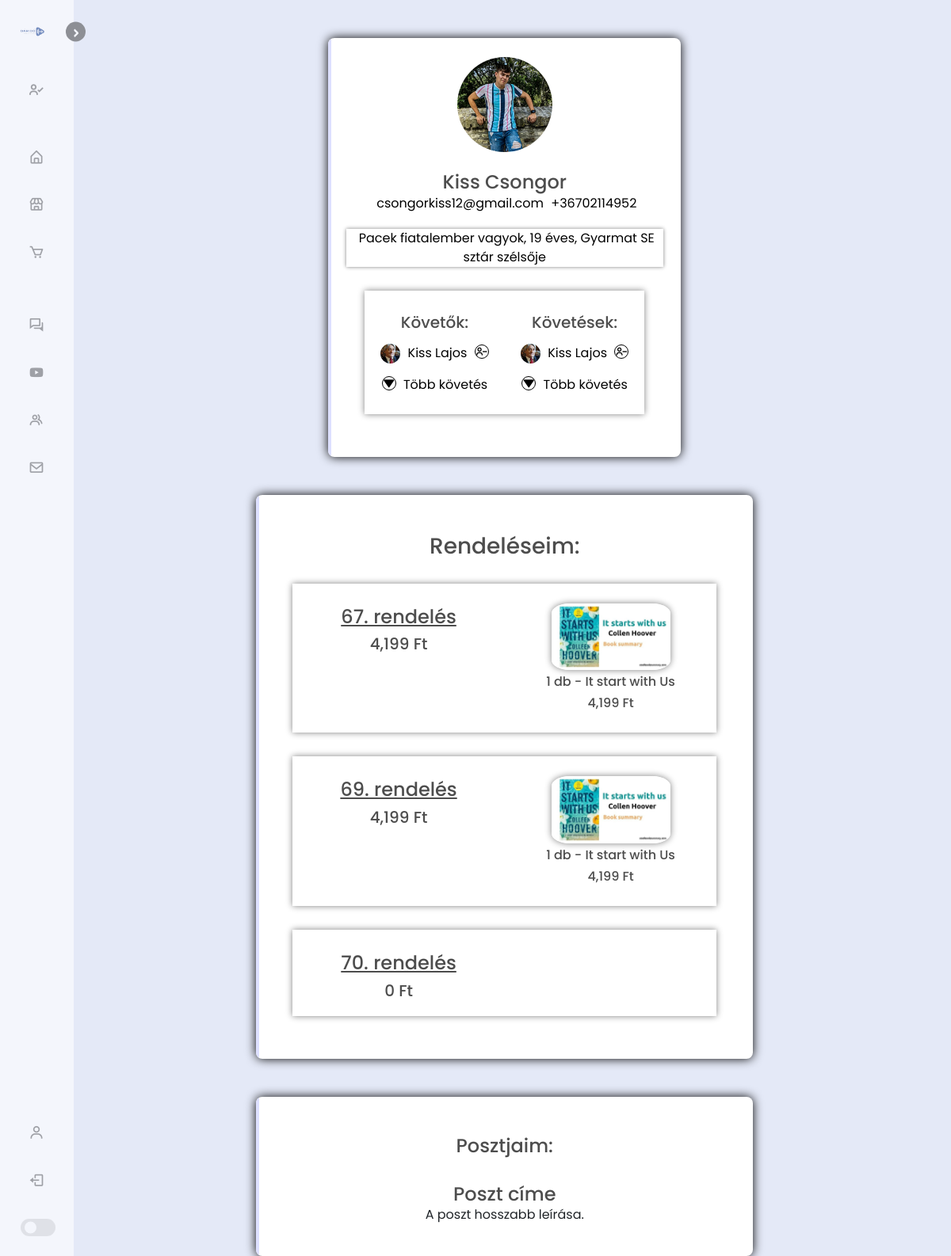
Screenshot of /profile/1 (signed in) with the database file from the repository.
### store/models.py (models this page shows, shortened)
class Customer(models.Model):
    user = models.OneToOneField(User, on_delete=models.CASCADE,  null=True, blank=True)
    name = models.CharField(max_length=200, null=True)
    email = models.CharField(max_length=200, null=True)
    phone_number = models.CharField(max_length=20, null=True, blank=True)
    follows = models.ManyToManyField("self", related_name='following',symmetrical=False, blank=True)
    followers = models.ManyToManyField("self", related_name='followed_by',symmetrical=False, blank=True)
    date_modified = models.DateTimeField(User, auto_now=True)
    image = models.ImageField(null=True, blank=True)
    description = models.CharField(max_length=500, null=True)
    def __str__(self):
        return self.name
    @property
    def imageURL(self):
        try:
            url = self.image.url
        except:
            url = ''
        return url

class Order(models.Model):
    customer = models.ForeignKey(Customer, on_delete=models.SET_NULL, blank=True, null=True)
    date_ordered = models.DateTimeField(auto_now_add=True)
    complete = models.BooleanField(default=False, null=True, blank=False)
    transaction_id = models.CharField(max_length=200, null = True)
    def __str__(self):
        return f'{self.id}. rendelés '
    @property
    def get_cart_total(self):
        orderitems = self.orderitem_set.all()
        total = sum([item.get_total for item in orderitems])
        return total

class OrderItem(models.Model):
    product = models.ForeignKey(Product, on_delete=models.SET_NULL, blank=True, null=True)
    order = models.ForeignKey(Order, on_delete=models.SET_NULL, blank=True, null=True)
    quantity = models.IntegerField(default=0, null=True, blank=True)
    date_added = models.DateTimeField(auto_now_add=True)
    @property
    def get_total(self):
        total = self.product.price * self.quantity
        return total

class Product(models.Model):
    pname = models.CharField(max_length=200, null=True)
    price = models.IntegerField()
    digital = models.BooleanField(default=False, null=True, blank=False)
    image = models.ImageField(null=True, blank=True)
    description = models.CharField(max_length=200, blank=True, default='')
    stock = models.IntegerField(blank=True, default=0)
    brand = models.ForeignKey(Brand, on_delete=models.CASCADE, null=True)
    category = models.ManyToManyField(Category)
    rating = models.FloatField(default=0)
    darkweb = models.BooleanField(default=False, null=True, blank=False)
    def __str__(self):
        return self.pname
    @property
    def imageURL(self):
        try:
            url = self.image.url
        except:
            url = ''
        return url

### store/views.py (the view, shortened to what this page needs)
# urls.py: path('profile/<int:pk>', views.profile, name="profile"),
def profile(request, pk):
    if request.user.is_authenticated:
        profile = Customer.objects.get(user_id=pk)
        self_user = request.user.customer
        self_profile = Customer.objects.get(id=self_user.id)
        orders = Order.objects.all().filter(customer_id=profile.id)
        order_items = OrderItem.objects.filter(order__in=orders)
        products = Product.objects.filter(orderitem__in=order_items).distinct()
    context = {'profile':profile, 'self_profile':self_profile,  'orders':orders, 'order_items':order_items, 'products':products}
    return render(request, 'store/profile.html', context)

### store/templates/store/profile.html (shortened to what this page needs)
{% extends 'store/main.html' %}
{% load static %}
{% block content %}
{% load humanize %}
<body className='snippet-body'>
    <div class="container mt-5">
        <div class="row d-flex justify-content-center">
            <div class="col-md-7">
                <div class="card p-3 py-4">
                    <div class="text-center">
                        <img src="{{profile.imageURL}}" class="rounded-circle profile_img">
                    </div>
                    <div class="text-center mt-3">
                        <h4 class="mt-2 mb-0">{{profile.name}}</h4>
                        <div class="block" style="margin-bottom: 20px;">
                            {% if profile.email != None %}
                            <span class="span">{{profile.email}}</span>
                            {% endif %}
                            {% if profile.phone_number != None %}
                            <span class="span">{{profile.phone_number}}</span>
                            {% endif %}
                        </div>
                        <div class="block description">
                            {% if profile.description != None %}
                            <span class="span">{{profile.description}}</span>
                            {% endif %}
                        </div>
                        <div class="sor">
                            <div class="div1">
                                <h5 class="mt-2 mb-0">Követők:</h5>
                                <div class="block">
                                    <form form id="follower1" method=POST>
                                        {% for follower in profile.followers.all|slice:":1" %}
                                        <div style="margin-top: 15px;"><a class="follower_a" href=" {% url 'profile' follower.user.id %}">
                                            <img src="{{follower.imageURL}}" class="rounded-circle follower_img">
                                            <span class="span follower_a">{{follower}}</span></a>
                                            {% if follower != self_profile %}
                                                {% if follower in profile.follows.all %}
                                                <button name="follow" value="unfollow;{{follower}}" type="submit" class="bx bx-user-minus unfollow_btn"></button>
                                                {% else %}
                                                <button name="follow" value="follow;{{follower}}" type="submit" class="bx bx-user-plus follow_btn"></button>
                                                {% endif %}
                                            {% endif %}
                                        </div>
                                        {% endfor %}
                                    </form>
                                    {% if profile.followers.all.count > 1 %}
                                    <div id="morefollower" style="margin-top: 15px;">
                                        <button id="morefollowerBtn" class="bx bxs-down-arrow"></button>
                                        <span class="span follower_a">Több követés</span>
                                    </div>
                                    {% endif %}
                                </div>
                            </div>
                            <div class="div2">
                                <h5 class="mt-2 mb-0">Követések:</h5>
                                <form id="following1" method=POST>
                                    {% for following in profile.follows.all|slice:":1" %}
                                    <div style="margin-top: 15px;"><a class="follower_a" href=" {% url 'profile' following.user.id %}">
                                        <img src="{{following.imageURL}}" class="rounded-circle follower_img">
                                        <span class="span follower_a">{{following}}</span></a>
                                        {% if following != self_profile %}
                                            {% if following in self_profile.follows.all %}
                                            <button name="follow" value="unfollow;{{following}}" type="submit" class="bx bx-user-minus unfollow_btn"></button>
                                            {% else %}
                                            <button name="follow" value="follow;{{following}}" type="submit" class="bx bx-user-plus follow_btn"></button>
                                            {% endif %}
                                        {% endif %}
                                    </div>
                                    {% endfor %}
                                </form>
                                {% if profile.follows.all.count > 1 %}
                                <div id="morefollowing" style="margin-top: 15px;">
                                    <button id="morefollowingBtn" class="bx bxs-down-arrow"></button>
                                    <span class="span follower_a">Több követés</span>
                                </div>
                                {% endif %}
                            </div>
                            </div>
                        </div>
                    </div>
                </div>
            </div>
        </div>
    </div>
    {% if profile == self_profile %}
    <div class="container mt-5">
        <div class="row d-flex justify-content-center">
            <div class="col-md-7">
                <div class="card p-3 py-4">
                    <div class="text-center mt-3">
                        <h3 class="mt-2 mb-0">Rendeléseim:</h3>
                        {% for order in orders %}
                        <div class="sor">
                            <div class="div2">
                                <h4 style="text-decoration: underline;" class="mt-2 mb-0">{{order}}</h4>
                                <h5 class="mt-2 mb-0">{{order.get_cart_total|intcomma}} Ft</h5>
                            </div>
                            <div class="div1">
                            {% for order_item in order_items %}
                                {% if order.id == order_item.order_id %}
                                    {% for product in products %}
                                        {% if product.id == order_item.product_id %}
                                            <img class="orderphoto" src="{{product.imageURL}}" class="rounded-circle">
                                            <h6 class="fonts">{{order_item.quantity}} db - {{order_item.product}}</h6>
                                            <h6 class="fonts">{{product.price|intcomma}} Ft</h6>
                                        {% endif %}
                                    {% endfor %}
                                {% endif %}
                            {% endfor %}
                            </div>
                        </div>
                        {% endfor %}
                    </div>
                </div>
            </div>
        </div>
    </div>
    {% endif %}
    <div class="container mt-5">
        <div class="row d-flex justify-content-center">
            <div class="col-md-7">
                <div class="card p-3 py-4">
                    <div class="text-center mt-3">
                        <h4 class="mt-2 mb-0">Posztjaim:</h4>
                        <div>
                        </div>
                        <div>
                            <h4 class="mt-2 mb-0">Poszt címe</h4>
                            <p class="fonts">A poszt hosszabb leírása. </p>
                        </div>
                    </div>
                </div>
            </div>
        </div>
    </div>
</body>
{% endblock content %}

### static/css/main-page.css (style rules this page uses)
* { margin: 0; padding: 0; box-sizing: border-box; font-family: "Poppins", sans-serif; }
:root { --body-color: #e4e9f7; --sidebar-color: #fff; --primary-color: #0079b5; --primary-color-light: #00b6e3; --toggle-color: #ddd; --text-color: #707070; --text-color-dark: #f6f5ff; --grey: #545454; --black: #000000; --white: #fff; --tran-02: all 0.2s ease; --tran-03: all 0.3s ease; --tran-04: all 0.4s ease; --tran-05: all 0.5s ease; }
body { height: 100vh; background: var(--body-color); transition: var(--tran-04); }
h1, h2, h3, h4, h5, h6 { color: hsl(0, 0%, 30%); }

### static/css/store.css (style rules this page uses)
:root { --body-color: #e4e9f7; --sidebar-color: #fff; --primary-color: #0079b5; --primary-color-light: #00b6e3; --toggle-color: #ddd; --text-color: #707070; --text-color-dark: #f6f5ff; --grey: #545454; --black: #000000; --white: #fff; --tran-02: all 0.2s ease; --tran-03: all 0.3s ease; --tran-04: all 0.4s ease; --tran-05: all 0.5s ease; }

### static/css/kezdolap.css (style rules this page uses)
* { margin: 0; padding: 0; }

### static/css/profile.css (style rules this page uses)
* { margin: 0; padding: 0; box-sizing: border-box; font-family: "Poppins", sans-serif; }
:root { --body-color: #e4e9f7; --sidebar-color: #fff; --primary-color: #0079b5; --primary-color-light: #00b6e3; --toggle-color: #ddd; --text-color: #707070; --text-color-dark: #f6f5ff; --grey: #545454; --black: #000000; --white: #fff; --tran-02: all 0.2s ease; --tran-03: all 0.3s ease; --tran-04: all 0.4s ease; --tran-05: all 0.5s ease; }
body { display: flex; justify-content: space-between; display: flex; flex-direction: column; height: 100vh; margin: 0; / }
.card { border:none; box-shadow: var(--black) 0 0 1.6vh; position:relative; overflow:hidden; border-radius:8px; }
.card:before { content:""; position:absolute; left:0; top:0; width:4px; height:100%; background-color:#dde0ff; transform:scaleY(1); transition:all 0.5s; transform-origin: bottom }
.card:after { content:""; position:absolute; left:0; top:0; width:4px; height:100%; background-color:#4879ff; transform:scaleY(0); transition:all 0.5s; transform-origin: bottom }
.fonts { font-size:16px; }
.block { display: block; margin-bottom: 5px; }
.span { margin-left: 5px; color: black; }
.sor { display: flex; box-shadow: grey 0 0 1vh; margin: 30px; }
.div1, .div2 { flex: 1; padding: 20px; }
.orderphoto { margin: 5px; max-width: 150px; object-fit: cover; border-radius: 15%; box-shadow: grey 0 0 1vh; }
.follower_img { width: 25px; height: 25px; object-fit: cover; }
.profile_img { width: 120px; height: 120px; object-fit: cover; }
.block.description { margin: auto; max-width: 400px; box-shadow: grey 0 0 0.6vh; }
a.follower_a { text-decoration: none; margin-right: 5px; }
button { border: 0.5px solid black; border-radius: 50%; background: none; }

### rows the page displays
Customer: imageURL (picture), name "Kiss Csongor", email "csongorkiss12@gmail.com", phone_number "+36702114952", description "Pacek fiatalember vagyok, 19 éves, Gyarmat SE sztár szélsője"
Customer: imageURL (picture), name "Kiss Lajos"
Order: id "67. rendelés", get_cart_total "4,199"
OrderItem: quantity "1", product "It start with Us"
Product: imageURL (picture), price "4,199"
Order: id "69. rendelés", get_cart_total "4,199"
OrderItem: quantity "1", product "It start with Us"
Order: id "70. rendelés", get_cart_total "0"
